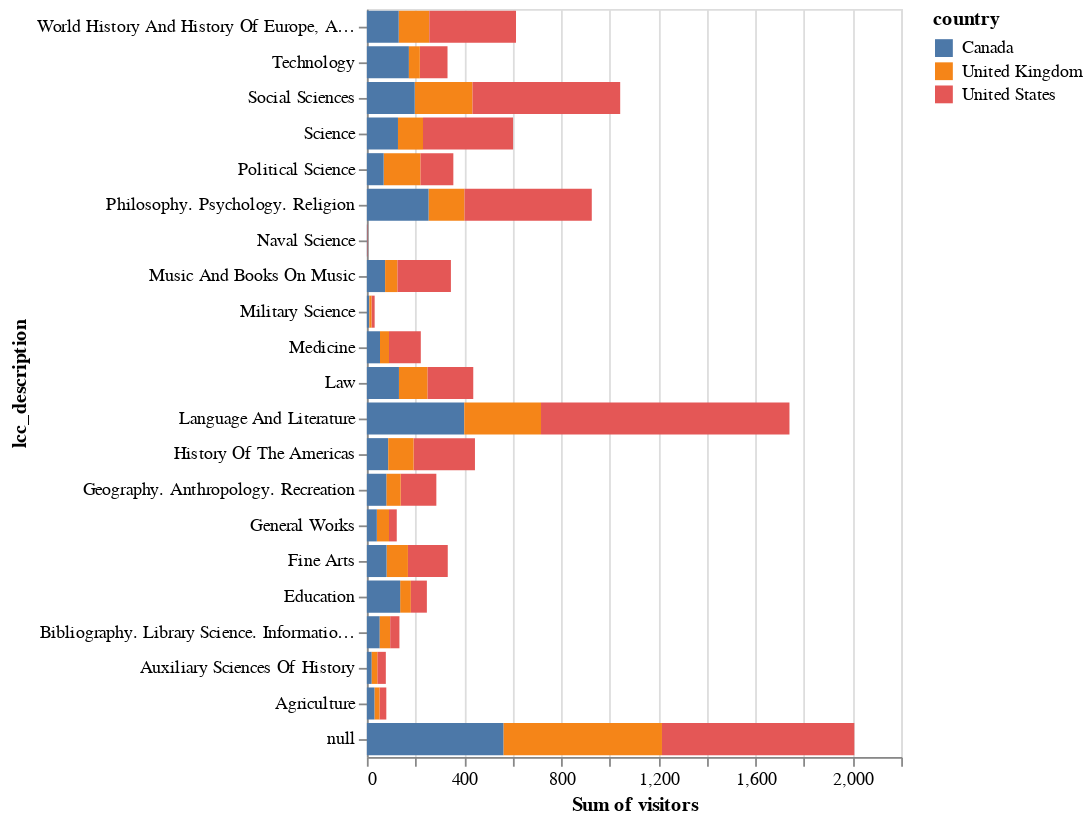

The notebook cell saved with this chart:
### Markdown cell above
### Providing extra arguments for encoding channels

Up until now we have used simple expressions for `x=` and `y=` because all we were feeding Altair was a column or a simple aggregation expression on a column.

**Sometimes you need to give extra arguments to alter the way the axes are displayed. Altair has special objects for the encoding channels, to help you do that.**

- They all start with capital letters, and 
- you have to reference them starting with the altair module.

e.g. 

`alt.Y('lcc_description', sort='descending')`

### Code cell
alt.Chart(pageviews).mark_bar().encode(
    x = 'sum(visitors)',
    y = alt.Y('lcc_description', sort='descending'),
    color = 'country'
)

### Figure 1 — Vega specification as saved in the notebook (floating-point values rounded to 4 significant figures)
{"$schema": "https://vega.github.io/schema/vega/v5.json", "data": [{"name": "source_0"}, {"name": "data_0", "values": [{"country": "Canada", "lcc_description": "Military Science", "sum_visitors": 10, "sum_visitors_end": 10.0, "sum_visitors_start": 0.0}, {"country": "United States", "lcc_description": "History Of The Americas", "sum_visitors": 253, "sum_visitors_end": 445.0, "sum_visitors_start": 192.0}, {"country": "United Kingdom", "lcc_description": "Social Sciences", "sum_visitors": 238, "sum_visitors_end": 435.0, "sum_visitors_start": 197.0}, {"country": "United Kingdom", "lcc_description": null, "sum_visitors": 653, "sum_visitors_end": 1215.0, "sum_visitors_start": 562.0}, {"country": "United Kingdom", "lcc_description": "Science", "sum_visitors": 103, "sum_visitors_end": 231.0, "sum_visitors_start": 128.0}, {"country": "Canada", "lcc_description": "Medicine", "sum_visitors": 54, "sum_visitors_end": 54.0, "sum_visitors_start": 0.0}, {"country": "Canada", "lcc_description": "Language And Literature", "sum_visitors": 401, "sum_visitors_end": 401.0, "sum_visitors_start": 0.0}, {"country": "United Kingdom", "lcc_description": "Philosophy. Psychology. Religion", "sum_visitors": 148, "sum_visitors_end": 402.0, "sum_visitors_start": 254.0}, {"country": "United Kingdom", "lcc_description": "World History And History Of Europe, Asia, Africa, Australia, New Zealand, Etc.", "sum_visitors": 126, "sum_visitors_end": 257.0, "sum_visitors_start": 131.0}, {"country": "United Kingdom", "lcc_description": "Language And Literature", "sum_visitors": 316, "sum_visitors_end": 717.0, "sum_visitors_start": 401.0}, {"country": "United States", "lcc_description": "Science", "sum_visitors": 371, "sum_visitors_end": 602.0, "sum_visitors_start": 231.0}, {"country": "Canada", "lcc_description": null, "sum_visitors": 562, "sum_visitors_end": 562.0, "sum_visitors_start": 0.0}, {"country": "United States", "lcc_description": "Fine Arts", "sum_visitors": 164, "sum_visitors_end": 333.0, "sum_visitors_start": 169.0}, {"country": "United States", "lcc_description": "Philosophy. Psychology. Religion", "sum_visitors": 524, "sum_visitors_end": 926.0, "sum_visitors_start": 402.0}, {"country": "United States", "lcc_description": "Social Sciences", "sum_visitors": 608, "sum_visitors_end": 1043.0, "sum_visitors_start": 435.0}, {"country": "United Kingdom", "lcc_description": "Education", "sum_visitors": 44, "sum_visitors_end": 181.0, "sum_visitors_start": 137.0}, {"country": "Canada", "lcc_description": "Social Sciences", "sum_visitors": 197, "sum_visitors_end": 197.0, "sum_visitors_start": 0.0}, {"country": "Canada", "lcc_description": "Bibliography. Library Science. Information Resources (General)", "sum_visitors": 53, "sum_visitors_end": 53.0, "sum_visitors_start": 0.0}, {"country": "United States", "lcc_description": null, "sum_visitors": 792, "sum_visitors_end": 2007.0, "sum_visitors_start": 1215.0}, {"country": "United Kingdom", "lcc_description": "Law", "sum_visitors": 118, "sum_visitors_end": 250.0, "sum_visitors_start": 132.0}, {"country": "Canada", "lcc_description": "Education", "sum_visitors": 137, "sum_visitors_end": 137.0, "sum_visitors_start": 0.0}, {"country": "Canada", "lcc_description": "Music And Books On Music", "sum_visitors": 75, "sum_visitors_end": 75.0, "sum_visitors_start": 0.0}, {"country": "United Kingdom", "lcc_description": "Fine Arts", "sum_visitors": 88, "sum_visitors_end": 169.0, "sum_visitors_start": 81.0}, {"country": "Canada", "lcc_description": "World History And History Of Europe, Asia, Africa, Australia, New Zealand, Etc.", "sum_visitors": 131, "sum_visitors_end": 131.0, "sum_visitors_start": 0.0}, {"country": "United States", "lcc_description": "Language And Literature", "sum_visitors": 1023, "sum_visitors_end": 1740.0, "sum_visitors_start": 717.0}, {"country": "Canada", "lcc_description": "Law", "sum_visitors": 132, "sum_visitors_end": 132.0, "sum_visitors_start": 0.0}, {"country": "United States", "lcc_description": "Geography. Anthropology. Recreation", "sum_visitors": 147, "sum_visitors_end": 286.0, "sum_visitors_start": 139.0}, {"country": "United States", "lcc_description": "Law", "sum_visitors": 188, "sum_visitors_end": 438.0, "sum_visitors_start": 250.0}, {"country": "United Kingdom", "lcc_description": "Bibliography. Library Science. Information Resources (General)", "sum_visitors": 43, "sum_visitors_end": 96.0, "sum_visitors_start": 53.0}, {"country": "United Kingdom", "lcc_description": "General Works", "sum_visitors": 50, "sum_visitors_end": 91.0, "sum_visitors_start": 41.0}, {"country": "United States", "lcc_description": "Agriculture", "sum_visitors": 28, "sum_visitors_end": 80.0, "sum_visitors_start": 52.0}, {"country": "United Kingdom", "lcc_description": "Political Science", "sum_visitors": 152, "sum_visitors_end": 221.0, "sum_visitors_start": 69.0}, {"country": "United Kingdom", "lcc_description": "Geography. Anthropology. Recreation", "sum_visitors": 59, "sum_visitors_end": 139.0, "sum_visitors_start": 80.0}, {"country": "Canada", "lcc_description": "Geography. Anthropology. Recreation", "sum_visitors": 80, "sum_visitors_end": 80.0, "sum_visitors_start": 0.0}, {"country": "Canada", "lcc_description": "Philosophy. Psychology. Religion", "sum_visitors": 254, "sum_visitors_end": 254.0, "sum_visitors_start": 0.0}, {"country": "Canada", "lcc_description": "General Works", "sum_visitors": 41, "sum_visitors_end": 41.0, "sum_visitors_start": 0.0}, {"country": "Canada", "lcc_description": "Science", "sum_visitors": 128, "sum_visitors_end": 128.0, "sum_visitors_start": 0.0}, {"country": "United States", "lcc_description": "Technology", "sum_visitors": 114, "sum_visitors_end": 332.0, "sum_visitors_start": 218.0}, {"country": "United States", "lcc_description": "World History And History Of Europe, Asia, Africa, Australia, New Zealand, Etc.", "sum_visitors": 357, "sum_visitors_end": 614.0, "sum_visitors_start": 257.0}, {"country": "United Kingdom", "lcc_description": "Agriculture", "sum_visitors": 21, "sum_visitors_end": 52.0, "sum_visitors_start": 31.0}, {"country": "Canada", "lcc_description": "History Of The Americas", "sum_visitors": 88, "sum_visitors_end": 88.0, "sum_visitors_start": 0.0}, {"country": "United States", "lcc_description": "General Works", "sum_visitors": 32, "sum_visitors_end": 123.0, "sum_visitors_start": 91.0}, {"country": "United Kingdom", "lcc_description": "Music And Books On Music", "sum_visitors": 51, "sum_visitors_end": 126.0, "sum_visitors_start": 75.0}, {"country": "Canada", "lcc_description": "Technology", "sum_visitors": 173, "sum_visitors_end": 173.0, "sum_visitors_start": 0.0}, {"country": "United States", "lcc_description": "Music And Books On Music", "sum_visitors": 220, "sum_visitors_end": 346.0, "sum_visitors_start": 126.0}, {"country": "Canada", "lcc_description": "Political Science", "sum_visitors": 69, "sum_visitors_end": 69.0, "sum_visitors_start": 0.0}, {"country": "United States", "lcc_description": "Education", "sum_visitors": 66, "sum_visitors_end": 247.0, "sum_visitors_start": 181.0}, {"country": "United States", "lcc_description": "Auxiliary Sciences Of History", "sum_visitors": 35, "sum_visitors_end": 78.0, "sum_visitors_start": 43.0}, {"country": "Canada", "lcc_description": "Auxiliary Sciences Of History", "sum_visitors": 20, "sum_visitors_end": 20.0, "sum_visitors_start": 0.0}, {"country": "United Kingdom", "lcc_description": "History Of The Americas", "sum_visitors": 104, "sum_visitors_end": 192.0, "sum_visitors_start": 88.0}, {"country": "United States", "lcc_description": "Medicine", "sum_visitors": 131, "sum_visitors_end": 222.0, "sum_visitors_start": 91.0}, {"country": "United States", "lcc_description": "Military Science", "sum_visitors": 13, "sum_visitors_end": 32.0, "sum_visitors_start": 19.0}, {"country": "Canada", "lcc_description": "Fine Arts", "sum_visitors": 81, "sum_visitors_end": 81.0, "sum_visitors_start": 0.0}, {"country": "United States", "lcc_description": "Political Science", "sum_visitors": 135, "sum_visitors_end": 356.0, "sum_visitors_start": 221.0}, {"country": "United Kingdom", "lcc_description": "Auxiliary Sciences Of History", "sum_visitors": 23, "sum_visitors_end": 43.0, "sum_visitors_start": 20.0}, {"country": "Canada", "lcc_description": "Agriculture", "sum_visitors": 31, "sum_visitors_end": 31.0, "sum_visitors_start": 0.0}, {"country": "United States", "lcc_description": "Bibliography. Library Science. Information Resources (General)", "sum_visitors": 38, "sum_visitors_end": 134.0, "sum_visitors_start": 96.0}, {"country": "United Kingdom", "lcc_description": "Technology", "sum_visitors": 45, "sum_visitors_end": 218.0, "sum_visitors_start": 173.0}, {"country": "United Kingdom", "lcc_description": "Medicine", "sum_visitors": 37, "sum_visitors_end": 91.0, "sum_visitors_start": 54.0}, {"country": "United Kingdom", "lcc_description": "Military Science", "sum_visitors": 9, "sum_visitors_end": 19.0, "sum_visitors_start": 10.0}, {"country": "United States", "lcc_description": "Naval Science", "sum_visitors": 2, "sum_visitors_end": 3.0, "sum_visitors_start": 1.0}, {"country": "Canada", "lcc_description": "Naval Science", "sum_visitors": 1, "sum_visitors_end": 1.0, "sum_visitors_start": 0.0}]}, {"name": "source_0_y_domain_lcc_description", "values": [{"lcc_description": "Military Science", "sort_field": "Military Science"}, {"lcc_description": "History Of The Americas", "sort_field": "History Of The Americas"}, {"lcc_description": "Social Sciences", "sort_field": "Social Sciences"}, {"lcc_description": null, "sort_field": null}, {"lcc_description": "Science", "sort_field": "Science"}, {"lcc_description": "Medicine", "sort_field": "Medicine"}, {"lcc_description": "Language And Literature", "sort_field": "Language And Literature"}, {"lcc_description": "Philosophy. Psychology. Religion", "sort_field": "Philosophy. Psychology. Religion"}, {"lcc_description": "World History And History Of Europe, Asia, Africa, Australia, New Zealand, Etc.", "sort_field": "World History And History Of Europe, Asia, Africa, Australia, New Zealand, Etc."}, {"lcc_description": "Fine Arts", "sort_field": "Fine Arts"}, {"lcc_description": "Education", "sort_field": "Education"}, {"lcc_description": "Bibliography. Library Science. Information Resources (General)", "sort_field": "Bibliography. Library Science. Information Resources (General)"}, {"lcc_description": "Law", "sort_field": "Law"}, {"lcc_description": "Music And Books On Music", "sort_field": "Music And Books On Music"}, {"lcc_description": "Geography. Anthropology. Recreation", "sort_field": "Geography. Anthropology. Recreation"}, {"lcc_description": "General Works", "sort_field": "General Works"}, {"lcc_description": "Agriculture", "sort_field": "Agriculture"}, {"lcc_description": "Political Science", "sort_field": "Political Science"}, {"lcc_description": "Technology", "sort_field": "Technology"}, {"lcc_description": "Auxiliary Sciences Of History", "sort_field": "Auxiliary Sciences Of History"}, {"lcc_description": "Naval Science", "sort_field": "Naval Science"}]}, {"name": "data_0_color_domain_country", "values": [{"country": "Canada"}, {"country": "United States"}, {"country": "United Kingdom"}]}], "signals": [{"name": "y_step", "value": 20}, {"name": "height", "update": "bandspace(domain('y').length, 0.1, 0.05) * y_step"}], "marks": [{"type": "rect", "name": "marks", "from": {"data": "data_0"}, "encode": {"update": {"fill": {"field": "country", "scale": "color"}, "description": {"signal": "\"Sum of visitors: \" + (format(datum[\"sum_visitors\"], \"\")) + \"; lcc_description: \" + (isValid(datum[\"lcc_description\"]) ? datum[\"lcc_description\"] : \"\"+datum[\"lcc_description\"]) + \"; country: \" + (isValid(datum[\"country\"]) ? datum[\"country\"] : \"\"+datum[\"country\"])"}, "x": {"field": "sum_visitors_end", "scale": "x"}, "x2": {"field": "sum_visitors_start", "scale": "x"}, "y": {"field": "lcc_description", "scale": "y"}, "height": {"signal": "max(0.25, bandwidth('y'))"}, "ariaRoleDescription": {"value": "bar"}}}, "style": ["bar"]}], "scales": [{"name": "x", "type": "linear", "domain": {"fields": ["sum_visitors_start", "sum_visitors_end"], "data": "data_0"}, "range": [0, {"signal": "width"}], "nice": true, "zero": true}, {"name": "y", "type": "band", "domain": {"data": "source_0_y_domain_lcc_description", "field": "lcc_description", "sort": {"op": "max", "field": "sort_field", "order": "descending"}}, "range": {"step": {"signal": "y_step"}}, "paddingInner": 0.1, "paddingOuter": 0.05}, {"name": "color", "type": "ordinal", "domain": {"data": "data_0_color_domain_country", "field": "country", "sort": true}, "range": "category"}], "axes": [{"scale": "x", "maxExtent": 0, "aria": false, "gridScale": "y", "domain": false, "zindex": 0, "tickCount": {"signal": "ceil(width/40)"}, "orient": "bottom", "labels": false, "minExtent": 0, "grid": true, "ticks": false}, {"scale": "x", "labelOverlap": true, "tickCount": {"signal": "ceil(width/40)"}, "orient": "bottom", "zindex": 0, "title": "Sum of visitors", "grid": false, "labelFlush": true}, {"scale": "y", "grid": false, "title": "lcc_description", "orient": "left", "zindex": 0}], "padding": 5, "legends": [{"fill": "color", "symbolType": "square", "title": "country"}], "background": "white", "style": "cell", "width": 300}
